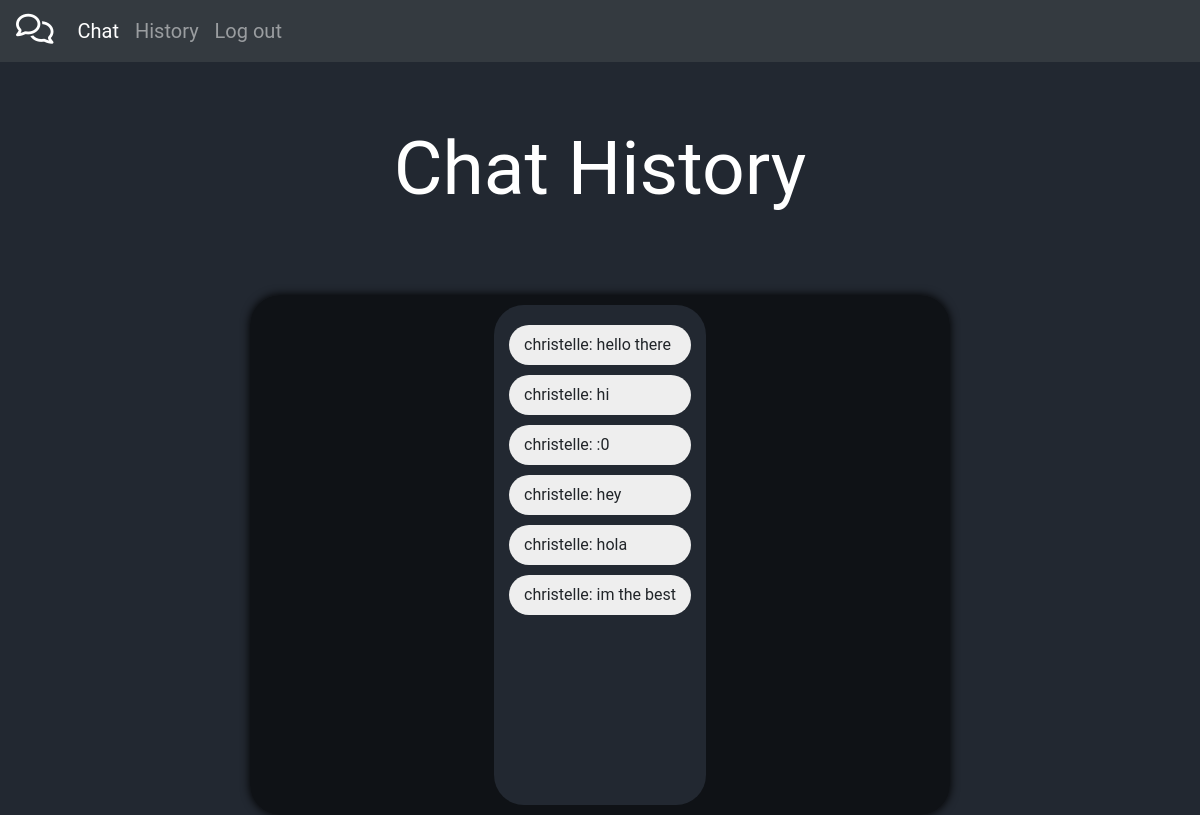
Before: /history with the older database file.
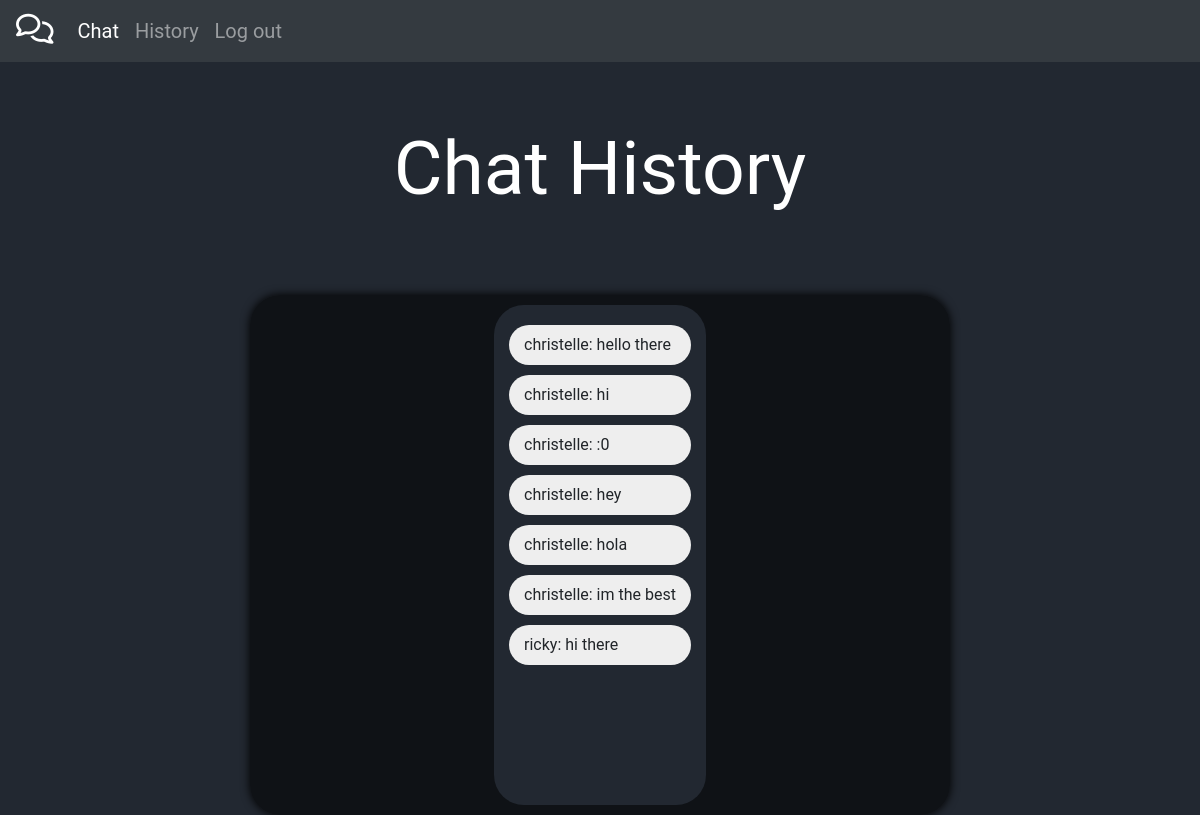
After: the same page with the newer database file.
### tables this page shows
CREATE TABLE Messages(
    Message_id INTEGER PRIMARY KEY AUTOINCREMENT,
    Username TEXT NOT NULL,
    Content TEXT);

### app.py (the view)
@app.route('/history')
def history():
    con = sqlite3.connect('data.db')
    cur = con.cursor()
    cur.execute('SELECT * FROM Messages')
    data = cur.fetchall()
    return render_template('history.html', data=data)

### templates/history.html (shortened to what this page needs)
<!DOCTYPE html>
<html lang="en">
<head>
    <link rel="stylesheet" href="https://cdn.jsdelivr.net/npm/bootstrap@4.6.0/dist/css/bootstrap.min.css"
>
    <link rel="stylesheet" href="/static/styles.css">
</head>
<body>
<nav class="navbar navbar-expand-lg navbar-dark bg-dark">
    <a class="navbar-brand" href="#"><i class="far fa-comments"></i></a>
    <div class="collapse navbar-collapse" id="navbarNav">
        <ul class="navbar-nav">
            <li class="nav-item active">
                <a class="nav-link" href="/">Chat<span class="sr-only">(current)</span></a>
            </li>
            <li class="nav-item">
                <a class="nav-link" href="/history">History</a>
            </li>
            <li class="nav-item">
                <a class="nav-link" href="/log_out">Log out</a>
            </li>
        </ul>
    </div>
</nav>
<div class="history-title">
    <div class="history-title-content text-center">
        Chat History
    </div>
</div>
<div class="chat-outer">
    <div class="chat-container">
        <div class="message-bubble">
            {% for item in data %}
                <div class="message">
                    {{ item[1] }}: {{ item[2] }}
                </div>
            {% endfor %}
        </div>
    </div>
</div>
</body>
</html>

### static/styles.css (style rules this page uses)
body { background-color: #222831; font-family: 'Roboto', sans-serif; }
.navbar { font-size: 20px; }
.fa-comments { font-size: 30px; }
.chat-container { width: 700px; padding: 10px; place-items: center; background-color: rgba(0, 0, 0, 0.55); margin: 0 auto; box-shadow: 0 0 10px 0 #000; border-radius: 30px; }
.chat-outer { place-items: center; align-items: center; margin-top: 70px; }
.message-bubble { width: auto; height: 500px; display: flex; flex-direction: column; background-color: #222831; border-radius: 30px; padding: 15px; }
.message { border-radius: 20px; padding: 8px 15px; margin-top: 5px; margin-bottom: 5px; display: inline-block; align-items: flex-start; background-color: #EEEEEE; position: relative; max-width: 300px; }
.history-title { margin-top: 50px; }
.history-title-content { font-size: 75px; color: white; }

Changed rows visible on the page:
added Messages: Username "ricky", Content "hi there"
